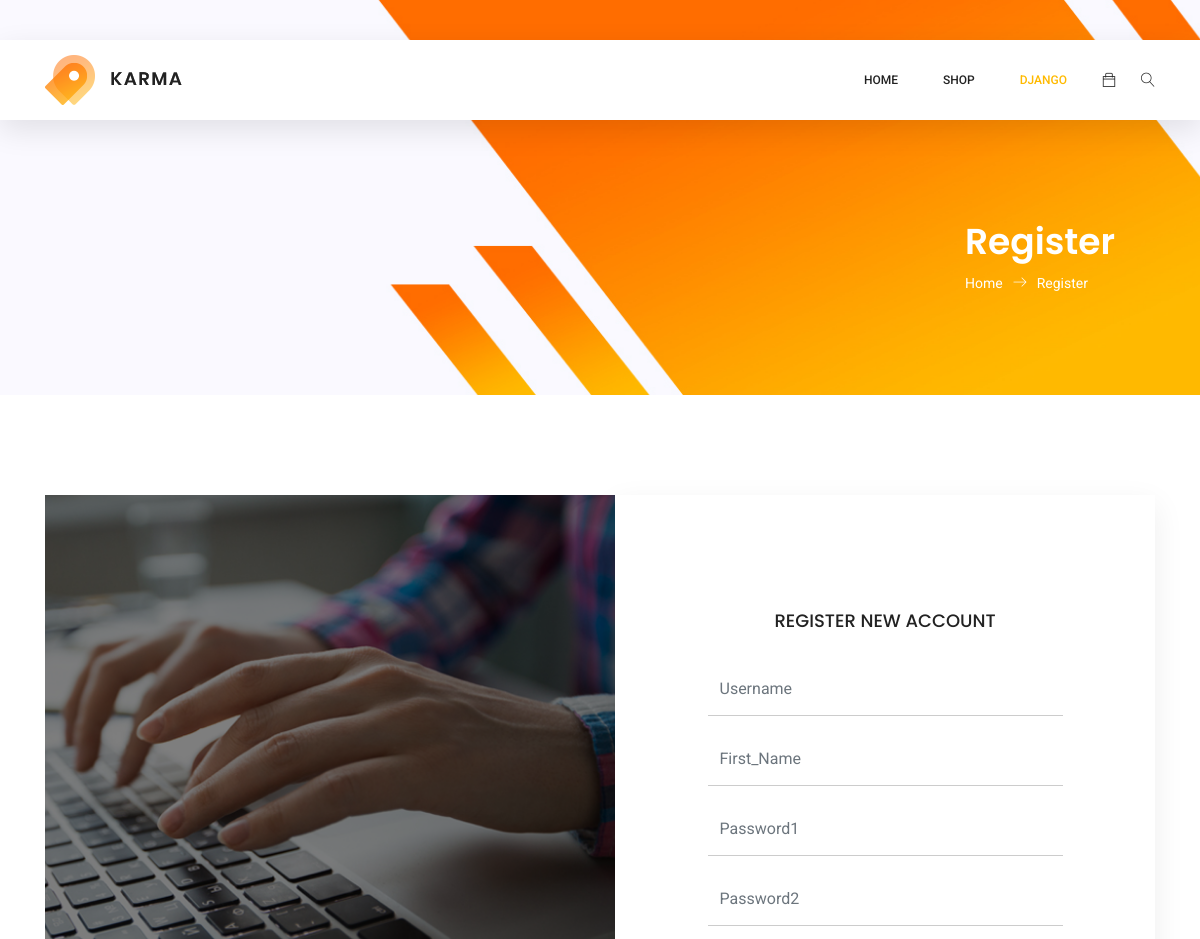
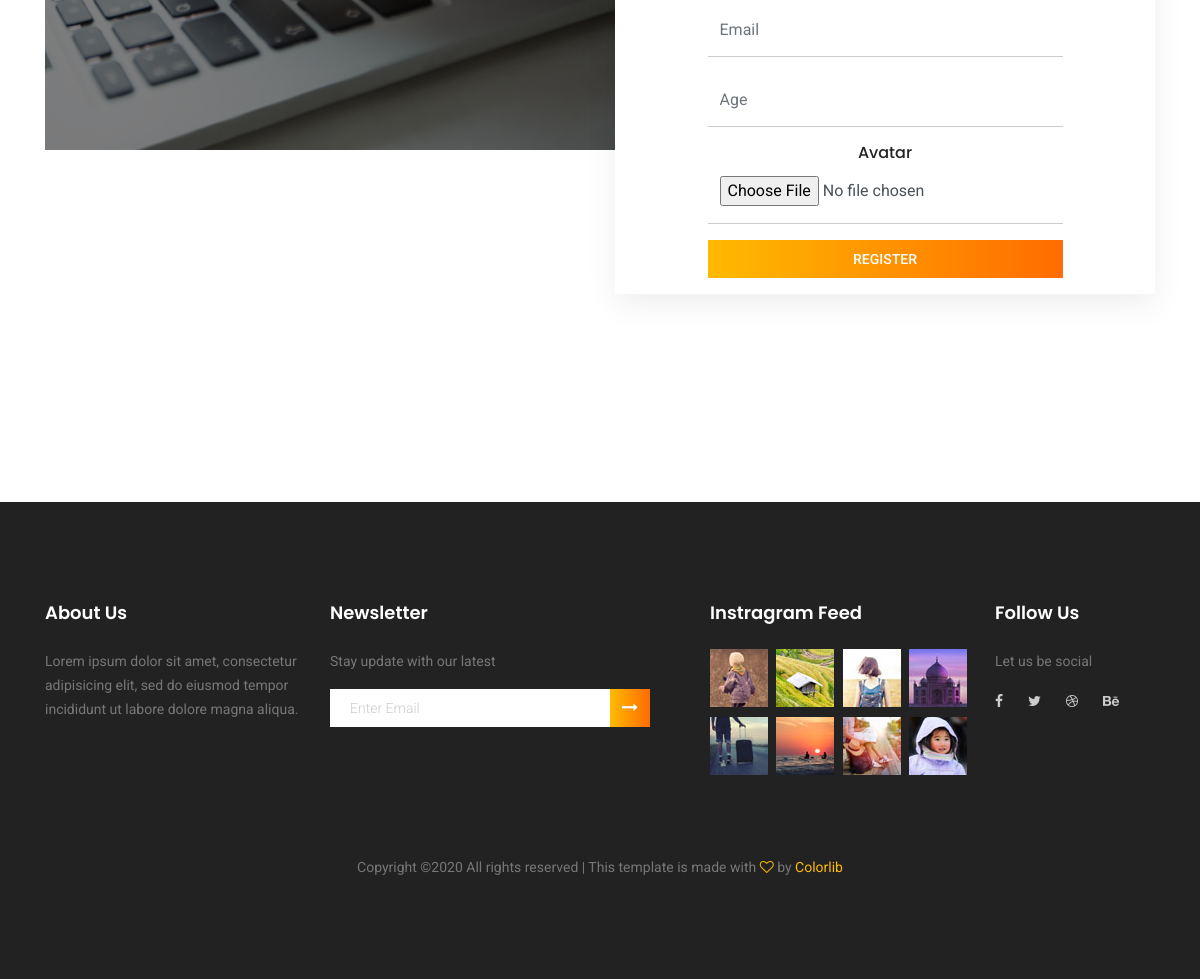
The app's page /auth/register/ (signed in) with its own data (2 pictures, top to bottom).
### authapp/models.py (models this page shows, shortened)
class ShopUser(AbstractUser):
    avatar = models.ImageField(upload_to="avatars", blank=True)
    age = models.PositiveIntegerField(verbose_name="возраст", null=True)

class AuthPageImages(models.Model):
    name = models.CharField(verbose_name='image name', max_length=64, blank=True)
    image = models.ImageField(upload_to="auth_page_images", blank=True)

### authapp/views.py (the view)
# urls.py: path('register/', views.register, name="register"),
def register(request):
    if request.method == 'POST':
        register_form = ShopUserRegisterForm(request.POST, request.FILES)
        if register_form.is_valid():
            register_form.save()
            return HttpResponseRedirect(reverse('auth:login'))
    else:
        register_form = ShopUserRegisterForm()
    content = {
        'title': 'регистрация',
        'register_form': register_form,
        'auth_page_images': AuthPageImages.objects.all()
    }
    return render(request, 'authapp/register.html', content)

### authapp/forms.py (shortened to what this page needs)
class ShopUserRegisterForm(UserCreationForm):
    class Meta:
        model = ShopUser
        fields = ('username', 'first_name', 'password1', 'password2', 'email', 'age', 'avatar')
    def __init__(self, *args, **kwargs):
        super().__init__(*args, **kwargs)
        for field_name, field in self.fields.items():
            field.widget.attrs['class'] = 'form-control'
            field.widget.attrs['placeholder'] = str(field_name).title()
            field.help_text = ''

### templates/authapp/register.html (shortened to what this page needs)
{% extends 'mainapp/base.html' %}
{% load static %}
{% block everything_else %}
<section class="banner-area organic-breadcrumb">
    <div class="container">
        <div class="breadcrumb-banner d-flex flex-wrap align-items-center justify-content-end">
            <div class="col-first">
                <h1>Register</h1>
                <nav class="d-flex align-items-center">
                    <a href="{% url 'main:index' %}">Home<span class="lnr lnr-arrow-right"></span></a>
                    <a href="">Register</a>
                </nav>
            </div>
        </div>
    </div>
</section>
<section class="login_box_area section_gap">
    <div class="container">
        <div class="row">
            <div class="col-lg-6">
                <div class="login_box_img">
                    <img class="img-fluid" src="{{ auth_page_images.0.image.url }}" alt="">
                </div>
            </div>
            <div class="col-lg-6">
                <div class="login_form_inner">
                    <h3>Register new account</h3>
                    <form class="row login_form" method="post" id="contactForm" novalidate="novalidate" enctype="multipart/form-data">
                        {% for field in register_form %}
                            <div class="col-md-12 form-group">
                                {% if field.name == 'avatar' %}
                                    <h5>Avatar</h5>
                                {% endif %}
                                {{ field.as_widget }}
                            </div>
                        {% endfor %}
                        <div class="col-md-12 form-group">
                            <button type="submit" value="submit" class="primary-btn">Register</button>
                        </div>
                    </form>
                </div>
            </div>
        </div>
    </div>
</section>
{% endblock %}

### templates/mainapp/base.html (shortened to what this page needs)
{% load static %}
<!DOCTYPE html>
<html lang="zxx" class="no-js">
<head>
    {% include 'mainapp/includes/styles/inc__cs.html' %}
</head>
<body>
	<header class="header_area sticky-header">
		<div class="main_menu">
			<nav class="navbar navbar-expand-lg navbar-light main_box">
				<div class="container">
					<a class="navbar-brand logo_h" href="{% url 'main:index' %}"><img src="{% static 'mainapp/img/logo.png' %}" alt=""></a>
					<div class="collapse navbar-collapse offset" id="navbarSupportedContent">
                        {% with active_page=request.resolver_match.url_name %}
						<ul class="nav navbar-nav menu_nav ml-auto">
							<li class="nav-item {% ifequal active_page 'main' %} active {% endifequal %}"><a class="nav-link" href="{% url 'main:index' %}">Home</a></li>
							<li class="nav-item submenu dropdown {% if active_page == 'category' or active_page == 'single_product' %} active {% endif %}">
								<a href="#" class="nav-link dropdown-toggle" data-toggle="dropdown" role="button" aria-haspopup="true"
								 aria-expanded="false">Shop</a>
							</li>
                            {% if user.is_authenticated %}
                                <li class="nav-item submenu dropdown {% if active_page == 'register' or active_page == 'edit' %} active {% endif %}">
                                    <a href="#" class="nav-link dropdown-toggle" data-toggle="dropdown" role="button" aria-haspopup="true"
                                     aria-expanded="false">
                                        {{ user.username|default:'Incognito' }}
                                    </a>
                                </li>
                            {% else %}
                                <li class="nav-item"><a class="nav-link" href="{% url 'auth:register' %}">Register</a></li>
                            {% endif %}
						</ul>
						<ul class="nav navbar-nav navbar-right">
							<li class="nav-item">
                                <a href="{% url 'basket:index' %}" class="cart"><span class="ti-bag"></span></a>
                            </li>
							<li class="nav-item">
								<button class="search"><span class="lnr lnr-magnifier" id="search"></span></button>
							</li>
						</ul>
                        {% endwith %}
					</div>
				</div>
			</nav>
		</div>
	</header>
    {% block everything_else %}
    {% endblock %}
    {% include 'mainapp/includes/inc__related_product.html' %}
	<footer class="footer-area section_gap">
		<div class="container">
			<div class="row">
				<div class="col-lg-3  col-md-6 col-sm-6">
					<div class="single-footer-widget">
						<h6>About Us</h6>
						<p>
							Lorem ipsum dolor sit amet, consectetur adipisicing elit, sed do eiusmod tempor incididunt ut labore dolore
							magna aliqua.
						</p>
					</div>
				</div>
				<div class="col-lg-4  col-md-6 col-sm-6">
					<div class="single-footer-widget">
						<h6>Newsletter</h6>
						<p>Stay update with our latest</p>
						<div class="" id="mc_embed_signup">
							<form target="_blank" novalidate="true" action="https://spondonit.us12.list-manage.com/subscribe/post?u=1462626880ade1ac87bd9c93a&amp;id=92a4423d01"
							 method="get" class="form-inline">
								<div class="d-flex flex-row">
									<input class="form-control" name="EMAIL" placeholder="Enter Email" onfocus="this.placeholder = ''" onblur="this.placeholder = 'Enter Email '"
									 required="" type="email">
									<button class="click-btn btn btn-default"><i class="fa fa-long-arrow-right" aria-hidden="true"></i></button>
								</div>
							</form>
						</div>
					</div>
				</div>
				<div class="col-lg-3  col-md-6 col-sm-6">
					<div class="single-footer-widget mail-chimp">
						<h6 class="mb-20">Instragram Feed</h6>
						<ul class="instafeed d-flex flex-wrap">
                            {% for i in '12345678'|make_list %}
                                {% with 'mainapp/img/i'|add:i|add:'.jpg' as image_name %}
							        <li><img src="{% static image_name %}" alt=""></li>
                                {% endwith %}
                            {% endfor %}
						</ul>
					</div>
				</div>
				<div class="col-lg-2 col-md-6 col-sm-6">
					<div class="single-footer-widget">
						<h6>Follow Us</h6>
						<p>Let us be social</p>
						<div class="footer-social d-flex align-items-center">
                            <a href=""><i class="fa fa-facebook"></i></a>
                            <a href=""><i class="fa fa-twitter"></i></a>
                            <a href=""><i class="fa fa-dribbble"></i></a>
							<a href=""><i class="fa fa-behance"></i></a>
						</div>
					</div>
				</div>
			</div>
			<div class="footer-bottom d-flex justify-content-center align-items-center flex-wrap">
				<p class="footer-text m-0">
Copyright &copy;<script>document.write(new Date().getFullYear());</script> All rights reserved | This template is made with <i class="fa fa-heart-o" aria-hidden="true"></i> by <a href="https://colorlib.com" target="_blank">Colorlib</a>
</p>
			</div>
		</div>
	</footer>
</body>
</html>

### records on screen
ShopUser: username "DJANGO"
AuthPageImages: image (picture)
